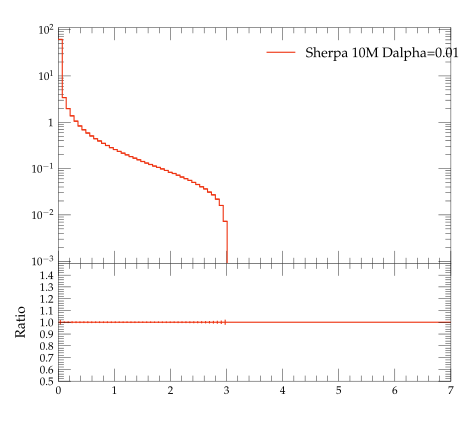

This chart was generated by the following Python code:
#! /usr/bin/env python

# This Python script was auto-generated using YODA v2.0.0.
# Analysis object: /evtb/cutEg_jg_pt
# Timestamp: 13-04-2024 (01:44:13)

import matplotlib as mpl
import matplotlib.pyplot as plt
mpl.use('Agg') # comment out for interactive use
import os
import numpy as np

plotDir = os.path.split(os.path.realpath(__file__))[0]
if 'YODA_USER_PLOT_PATH' in globals():
    plot_outdir = globals()['YODA_USER_PLOT_PATH']
else:
    plot_outdir = plotDir

#plot style
plt.style.use(os.path.join(plotDir, '../default.mplstyle'))
# plot metadata
figW, figH = plt.rcParams['figure.figsize']
ax_xLabel = r''
ax_yLabel = r''
ax_title  = r''
ax_xScale = 'linear'
ax_yScale = 'log'
xLims = (0.0, 7.0)
yLims = (0.0009000000000000001, 110.00000000000001)

# TeX-friendly labels for the legend
labels = [ r"Sherpa 10M Dalpha=0.01" ]

# Create figure and axis objects
fig, (ax, ratio0_ax) = plt.subplots(2, 1, sharex=True,
                  figsize=(figW,figH), gridspec_kw={'height_ratios': (2, 1)})
ratio0_ax.yaxis.set_major_locator(mpl.ticker.MultipleLocator(0.1))
ratio0_ax.set_ylim(0.5, 1.4999)
ratio0_ax.set_ylabel('Ratio')

# LineColor map: curve index -> color
linecolors = {0: '#EE3311'}
# the numerical data is stored in a separate file
dataf = dict()
prefix = os.path.split(__file__)[0]
if prefix:    prefix = prefix + '/'
exec(open(prefix+'cutEg_jg_pt__data.py').read(), dataf)


legend_handles = [] # keep track of handles for the legend

# style options for curves
# starts at zorder>=5 to draw curve on top of legend
styles = {
  'curve0': {
    'color' : linecolors[0],
    'linestyle' : '-',
    'marker' : 'o',
    'zorder' : 5,
    'histstyle' : True,
  },
}
# curve from input yoda files in main panel
for label in dataf['yvals'].keys():
    if all(np.isnan(v) for v in dataf['yvals'][label]):
        continue
    tmp = None
    if styles[label]['histstyle']: # draw as histogram
        tmp, = ax.plot(dataf['xedges'], dataf['yedges'][label],
                       color=styles[label]['color'],
                       linestyle=styles[label]['linestyle'],
                       drawstyle='steps-pre', solid_joinstyle='miter',
                       zorder=styles[label]['zorder'], label=label)
        ax.errorbar(dataf['xpoints'], dataf['yvals'][label], color=styles[label]['color'],
                    xerr=dataf['xerrs'], yerr=[dataf['ydowns'][label], dataf['yups'][label]],
                    linestyle='none', zorder=styles[label]['zorder'])
    else: # draw as scatter
        tmp = ax.errorbar(dataf['xpoints'], dataf['yvals'][label],
                          xerr=dataf['xerrs'],
                          yerr=[ dataf['ydowns'][label],
                          dataf['yups'][label] ],
                          fmt=styles[label]['marker'],
                          ecolor=styles[label]['color'],
                          color=styles[label]['color'], zorder=2)
        tmp[-1][0].set_linestyle(styles[label]['linestyle'])
    legend_handles += [tmp]
    for varLabel in dataf['variation_yvals'].keys():
        if varLabel.startswith(label):
            tmp, = ax.plot(dataf['xedges'], dataf['variation_yvals'][varLabel],
                           color=styles[label]['color'],
                           linestyle=styles[label]['linestyle'],
                           drawstyle='steps-pre', solid_joinstyle='miter',
                           zorder=styles[label]['zorder'], alpha=0.5)


# plots on ratio panel
# curve from input yoda files in ratio panel
for label, yvals in dataf['ratio0_yvals'].items():
    if all(np.isnan(v) for v in yvals):
        continue
    if styles[label]['histstyle']: # plot as histogram
        ratio0_ax.plot(dataf['xedges'], yvals,
                       color=styles[label]['color'],
                       linestyle=styles[label]['linestyle'],
                       drawstyle='steps-pre', zorder=1,
                       solid_joinstyle='miter')
        ratio0_ax.vlines(dataf['xpoints'],
                         dataf['ratio0_ymin'][label],
                         dataf['ratio0_ymax'][label],
                         color=styles[label]['color'], zorder=1)
    else: # plot as scatter
        tmp = ratio0_ax.errorbar(dataf['xpoints'],
                                 yvals, xerr=dataf['xerrs'],
                                 yerr=dataf['ratio0_yerrs'][label],
                                 fmt=styles[label]['marker'],
                                 ecolor=styles[label]['color'],
                                 color=styles[label]['color'])
        tmp[-1][0].set_linestyle(styles[label]['linestyle'])

    for varlabel in dataf['ratio0_variation_vals'].keys():
        if varlabel.startswith(label):
            ratio0_ax.plot(dataf['xedges'],
                            dataf['ratio0_variation_vals'][varlabel],
                            color=styles[label]['color'],
                            linestyle=styles[label]['linestyle'],
                            drawstyle='steps-pre', solid_joinstyle='miter',
                            zorder=1, alpha=0.5)

legend_pos = (0.5, 0.97)
ax.legend(legend_handles, labels, loc='upper left', bbox_to_anchor=legend_pos)

# set plot metadata as defined above
ratio0_ax.set_xlabel(ax_xLabel)
ratio0_ax.xaxis.set_label_coords(1., -.15)
ax.set_ylabel(ax_yLabel, loc='top')
ax.set_title(ax_title, loc='left')
ax.set_xscale(ax_xScale)
ax.set_yscale(ax_yScale)
ax.set_xlim(xLims)
ax.set_ylim(yLims)

# tick formatting
plt.rcParams['xtick.top'] = True
plt.rcParams['ytick.right'] = True
ax.yaxis.set_major_locator(mpl.ticker.LogLocator(base=10.0, numticks=np.inf))
ax.yaxis.set_minor_locator(mpl.ticker.LogLocator(
                           base=10.0, subs=np.arange(0.1, 1, 0.1), numticks=np.inf))
fig.align_ylabels((ax, ratio0_ax))
plt.savefig(os.path.join(plot_outdir, 'cutEg_jg_pt.pdf'), format='PDF')
plt.savefig(os.path.join(plot_outdir, 'cutEg_jg_pt.png'), format='PNG')

plt.close(fig)
